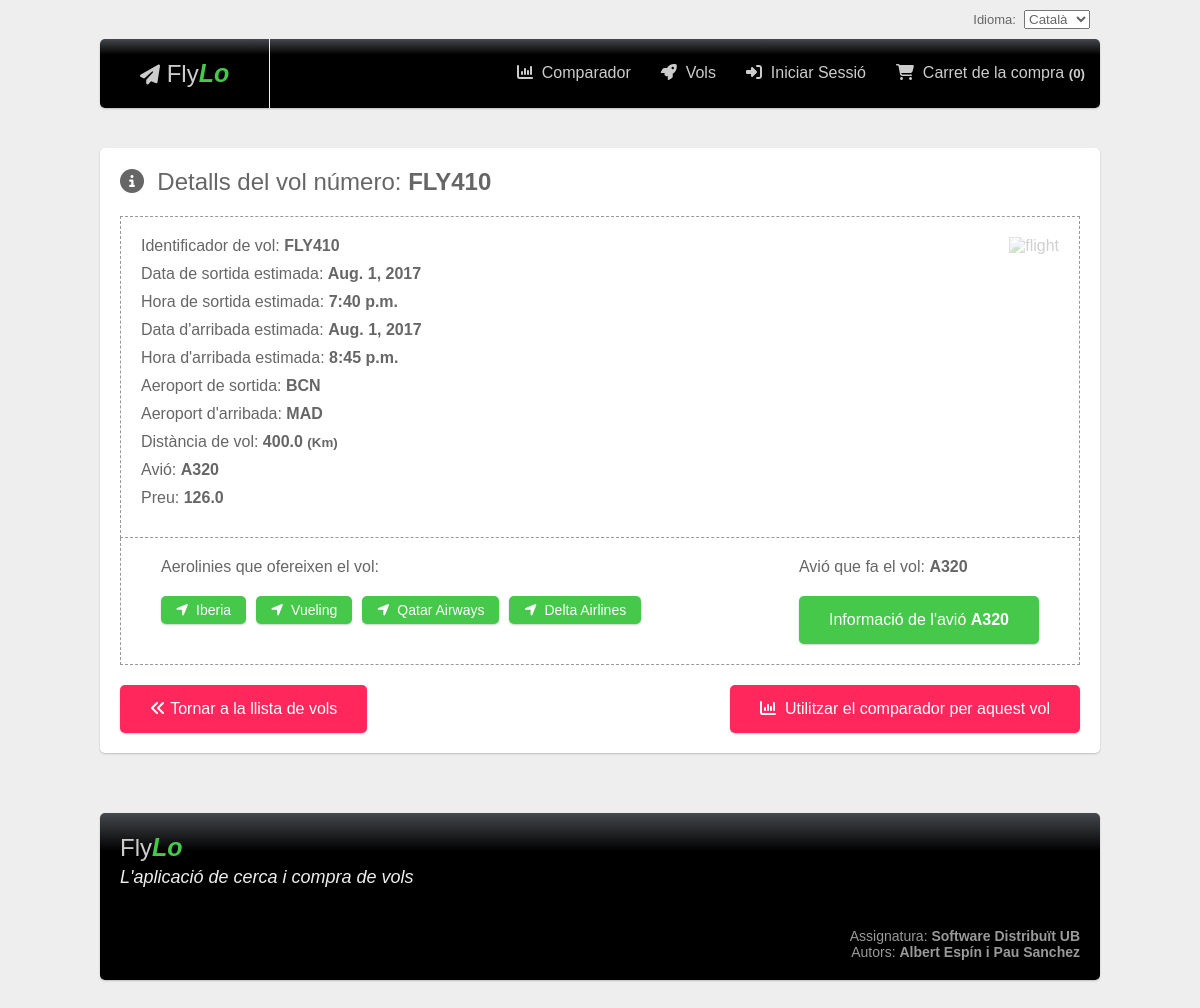
The page /flylo/ca/flight/FLY410/info/ on the database its author committed.
### flylo/models.py (models this page shows, shortened)
class Flight(models.Model):
    flight_number = models.CharField('Flight number', max_length=8)
    estimated_time_departure = models.DateTimeField('Estimated departure')
    estimated_time_arrival = models.DateTimeField('Estimated arrival')
    location_departure = models.CharField('Location departure', max_length=3)
    location_arrival = models.CharField('Location arrival', max_length=3)
    status = models.CharField('Current state', max_length=40, default='DELAYED')
    distance = models.FloatField('Flight Distance (km)', default=400.0)
    seats_occupied = models.CharField('Seats occupied', max_length=1000, default='/')
    owner = models.ForeignKey('auth.User', related_name='flights', on_delete=models.CASCADE)
    aircraft = models.ForeignKey(Aircraft, on_delete=models.CASCADE)
    airlines = models.ManyToManyField(Airline)
    @staticmethod
    def compute_flight_price_algorithm(flight):
        from datetime import datetime
        difference_days = (flight.estimated_time_departure.replace(tzinfo=None) - datetime.now()).days
        implicated_airlines = len(list(flight.airlines.all()))
        aircraft_categories = flight.aircraft.category_set.all()
        capacity = Aircraft.get_total_aircraft_passengers(aircraft_categories)
        price = flight.distance * 0.3
        price -= difference_days * 0.4
        if implicated_airlines == 4:
            price += 0.0
        elif implicated_airlines == 3:
            price += 10.0
        elif implicated_airlines == 2:
            price += 20.0
        elif implicated_airlines == 1:
            price += 30.0
        if capacity > 500:
            price += 0.0
        elif 500 > capacity > 300:
            price += 20
        else:
            price += 50
        return price

class Aircraft(models.Model):
    name = models.CharField(max_length=4)
    construction_date = models.DateField('Construction date')
    first_flight_date = models.DateField('Date of first flight')
    maximum_speed = models.FloatField('Maximum speed (km/h)')
    @staticmethod
    def get_total_aircraft_passengers(aircraft_categories):
        return sum(category.number_of_passengers for category in aircraft_categories)

class Airline(models.Model):
    country = models.CharField('Country', max_length=8)
    name = models.CharField('Short Name', max_length=3)
    long_name = models.CharField('Long Name', max_length=20)
    telephone = models.CharField('Telephone number', max_length=9)
    year_foundation = models.CharField('Foundation year', max_length=4)

### flylo/views.py (the view)
# urls.py: url(r'^(?P<language>[a-z]{2})/flight/(?P<flight_number>.*)/info/$', views.flight_info, name='flight-info'),
@require_http_methods("GET")
def flight_info(request, language='', flight_number=None):
    page_info = Settings.get_page_info(request, language)
    if language == '':
        cookie_language = request.COOKIES.get('language') if request.COOKIES.get('language') else Settings.DEFAULT_SITE_LANGUAGE
        return redirect(Settings.redirect_to(page_info, cookie_language))
    try:
        flight = Flight.objects.get(flight_number=flight_number)
    except Flight.DoesNotExist:
        raise handler404(request)
    airlines = flight.airlines.all()
    flight.price = Flight.compute_flight_price_algorithm(flight)
    context = {
        'flight': flight,
        'airlines': airlines
    }
    context.update(page_info)
    response = render(request, 'flylo/flight-info.html', context)
    Settings.set_cookie_language(response, language)
    return response

### flylo/templatetags/flylo_util.py (called while the page is built)
@register.simple_tag
def get_length(array):
    return len(list(array))

### flylo/templates/flylo/flight-info.html
{% extends "base.html" %}
{% load static %}
{% block content %}
<div class="container margin-top-40 padding-20 radius-5 shadow">
    <h2 class="margin-bottom-30"><i class="fa fa-info-circle"></i> &nbsp;{{ LANG_FLIGHT_DETAILS_FROM_ID }}<strong>{{ flight.flight_number }}</strong></h2>
    <div class="flight-details padding-20 overflow-hidden">
        <div class="pull-left">
            <p class="margin-bottom-10">{{ LANG_FLIGHT_ID }}: <strong>{{ flight.flight_number }}</strong></p>
            <p class="margin-bottom-10">{{ LANG_ESTIMATED_DEPARTURE_DATE }}: <strong>{{ flight.estimated_time_departure.date }}</strong></p>
            <p class="margin-bottom-10">{{ LANG_ESTIMATED_DEPARTURE_TIME }}: <strong>{{ flight.estimated_time_departure.time }}</strong></p>
            <p class="margin-bottom-10">{{ LANG_ESTIMATED_ARRIVAL_DATE }}: <strong>{{ flight.estimated_time_arrival.date }}</strong></p>
            <p class="margin-bottom-10">{{ LANG_ESTIMATED_ARRIVAL_TIME }}: <strong>{{ flight.estimated_time_arrival.time }}</strong></p>
            <p class="margin-bottom-10">{{ LANG_AIRPORT_DEPARTURE }}: <strong>{{ flight.location_departure }}</strong></p>
            <p class="margin-bottom-10">{{ LANG_AIRPORT_ARRIVAL }}: <strong>{{ flight.location_arrival }}</strong></p>
            <p class="margin-bottom-10">{{ LANG_DISTANCE_FLIGHT }}: <strong>{{ flight.distance }} <small>(Km)</small></strong></p>
            <p class="margin-bottom-10">{{ LANG_AIRPLANE }}: <strong>{{ flight.aircraft.name }}</strong></p>
            <p class="margin-bottom-10">{{ LANG_PRICE }}: <strong>{{ flight.price }}</strong></p>
        </div>
        <div class="page-image pull-right">
            <img class="img-resposive" src="{% static 'flylo/images/favicon.png' %}" alt="flight" width="200" />
        </div>
    </div>
    <div class="airlines padding-20">
        <div class="pull-left margin-left-20">
            <p class="margin-bottom-20">{{ LANG_AIRLINES_FLIGHT }}:</p>
            {% for airline in flight.airlines.all %}
                <a href="{% url 'flylo:airline-info' current_language flight.flight_number airline.name %}" class="button small-button radius-5 shadow pull-left {% if forloop.counter > 1  %}margin-left-10{% endif %}"><i class="fa fa-location-arrow"></i>&nbsp;&nbsp;{{ airline.long_name }}</a>
            {% endfor %}
        </div>
        <div class="pull-right margin-right-20">
            <p class="margin-bottom-20">{{ LANG_AIRCRAFT_FLIGHT }}: <strong>{{ flight.aircraft.name }}</strong></p>
            <a href="{% url 'flylo:aircraft-info' current_language flight.aircraft.name %}" class="button large-button shadow radius-5 pull-left">{{ LANG_AIRCRAFT_INFO }} <strong>{{ flight.aircraft.name }}</strong></a>
        </div>
    </div>
    <div class="margin-top-30">
        <a href="{% url 'flylo:flights' current_language flight.location_departure %}" class="button brown large-button shadow radius-5 pull-left"><i class="fa fa-angle-double-left"></i> {{ LANG_RETURN_TO_FLIGHT_LIST }}</a>
        <a class="button brown large-button shadow radius-5 pull-right" href="{% url 'flylo:comparator' current_language %}?flight_id={{ flight.flight_number }}&departure={{ flight.location_departure }}&arrival={{ flight.location_arrival }}&departure_time={{ flight.estimated_time_departure }}&arrival_time={{ flight.estimated_time_arrival }}">
            <i class="fa fa-bar-chart-o"></i>&nbsp;&nbsp;{{ LANG_USE_COMPARATOR_GOR_THIS_FLIGHT }}
        </a>
    </div>
</div>
{% endblock %}

### flylo/static/flylo/css/style.css (style rules this page uses)
.shadow { -webkit-box-shadow: 0 1px 2px rgba(0,0,0,.2); -moz-box-shadow: 0 1px 2px rgba(0,0,0,.2); box-shadow: 0 1px 2px rgba(0,0,0,.2); }
.radius-5 { -webkit-border-radius: 5px; -moz-border-radius: 5px; border-radius: 5px; }
p, ul, li, ol, h1, h2, h3, h4, h5 { margin: 0; padding: 0; }
a:active, a:focus, a:hover, a:link, a:visited { text-decoration: none !important; }
a { color: #333; }
.pull-right { width: auto; float: right; }
.pull-left { width: auto; float: left; }
.margin-top-30 { margin-top: 20px; }
.margin-top-40 { margin-top: 40px; }
.margin-bottom-10 { margin-bottom: 10px; }
.margin-bottom-20 { margin-bottom: 20px; }
.margin-bottom-30 { margin-bottom: 20px; }
.margin-left-10 { margin-left: 10px; }
.margin-left-20 { margin-left: 20px; }
.margin-right-20 { margin-right: 20px; }
.padding-20 { padding: 20px; }
.overflow-hidden { overflow: hidden; }
html, body { margin: 0; padding: 0; background-color: #EEE; font-family: Tahoma, sans-serif; color: #666; }
.container > h2 { font-weight: 500; }
.container { background-color: #FFF; overflow: hidden; }
.button { background-color: rgb(70, 200, 75); color: #FFF; }
.button.brown { background-color: rgb(255, 39, 91); }
.large-button { padding: 15px 30px; }
.small-button { padding: 6px 15px; font-size: 14px; }
.page-image img { opacity: .3; }
#flight-info .flight-details, #aircraft-info .aircraft-details, #airline-info .airline-details { border: 1px #999 dashed; }
.airlines { border-bottom: 1px #999 dashed; border-right: 1px #999 dashed; border-left: 1px #999 dashed; overflow: hidden; }

### rows shown on the page
Flight: flight_number "FLY410", estimated_time_departure "Aug. 1, 2017", estimated_time_departure.time "7:40 p.m.", estimated_time_arrival "Aug. 1, 2017", estimated_time_arrival.time "8:45 p.m.", location_departure "BCN", location_arrival "MAD", distance "400.0", aircraft.name "A320", price "126.0"
Airline: long_name "Iberia"
Airline: long_name "Vueling"
Airline: long_name "Qatar Airways"
Airline: long_name "Delta Airlines"

### other values the page prints
{{ LANG_LANGUAGE }} "Idioma"
{{ LANG_SHOPPING_CART }} "Carret de la compra"
{{ LANG_LOGIN }} "Iniciar Sessió"
{{ LANG_FLIGHTS }} "Vols"
{{ LANG_COMPARATOR }} "Comparador"
{{ LANG_FLIGHT_DETAILS_FROM_ID }} "Detalls del vol número:"
{{ LANG_FLIGHT_ID }} "Identificador de vol"
{{ LANG_ESTIMATED_DEPARTURE_DATE }} "Data de sortida estimada"
{{ LANG_ESTIMATED_DEPARTURE_TIME }} "Hora de sortida estimada"
{{ LANG_ESTIMATED_ARRIVAL_DATE }} "Data d'arribada estimada"
{{ LANG_ESTIMATED_ARRIVAL_TIME }} "Hora d'arribada estimada"
{{ LANG_AIRPORT_DEPARTURE }} "Aeroport de sortida"
{{ LANG_AIRPORT_ARRIVAL }} "Aeroport d'arribada"
{{ LANG_DISTANCE_FLIGHT }} "Distància de vol"
{{ LANG_AIRPLANE }} "Avió"
